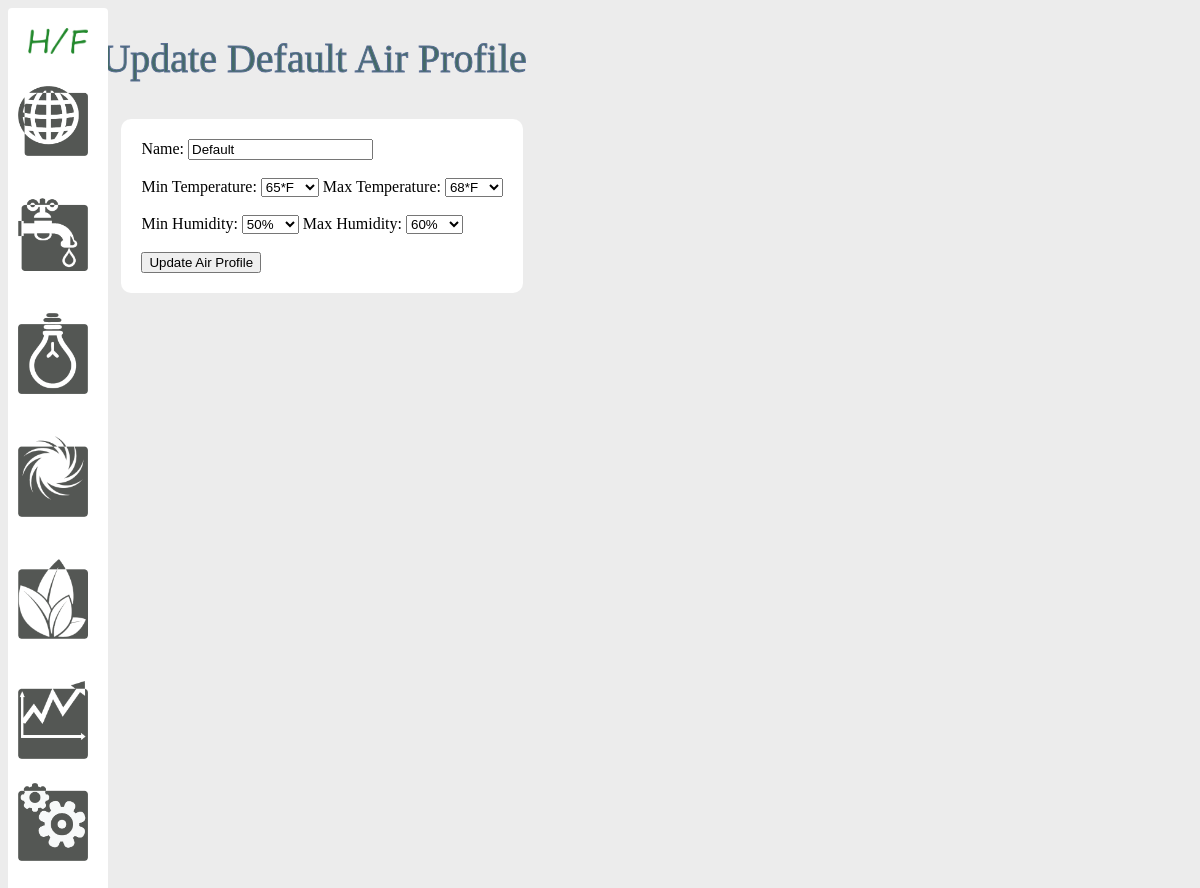
The app's page /update_air/1 with its own data.
### models.py (models this page shows)
class Air(db.Model):
    id = db.Column(db.Integer, primary_key=True)
    name = db.Column(db.String(50), nullable=False)
    min_temp = db.Column(db.Integer, default=60)
    max_temp = db.Column(db.Integer, default=80)
    min_humid = db.Column(db.Integer, default=50)
    max_humid = db.Column(db.Integer, default=60)
    enviros = db.relationship('Enviro', backref='air', lazy=True)

### views.py (the view)
@app.route('/update_air/<int:id>', methods=['POST', 'GET'])
def update_air_profile(id):
    air = Air.query.get_or_404(id)
    if request.method == 'POST':
        air.name = request.form['name']
        air.min_temp = request.form['min_temp']
        air.max_temp = request.form['max_temp']
        air.min_humid = request.form['min_humid']
        air.max_humid = request.form['max_humid']
        try:
            db.session.commit()
            return redirect('/air')
        except:
            return 'There was an issue updating the air profile'
    else:
        return render_template('air/update_air.html', air=air)

### templates/air/update_air.html
{% extends 'layout.html' %}
{% block body %}
    <h1>Update {{air.name}} Air Profile</h1>
    <div class = "form">
        <form action="/update_air/{{air.id}}" method="POST" id="enviro-form">
            <label>Name: </label>
            <input type="text" name="name" id="name" value="{{air.name}}">
            <br /><br />
            <label>Min Temperature: </label>
            <select name="min_temp" id="min_temp">
                {% for i in range(101) %}
                    <option value="{{i}}" {% if i == air.min_temp %} selected {% endif %}>{{i}}*F</option>
                {% endfor %}
            </select>
            <label>Max Temperature: </label>
            <select name="max_temp" id="max_temp">
                {% for i in range(101) %}
                    <option value="{{i}}" {% if i == air.max_temp %} selected {% endif %}>{{i}}*F</option>
                {% endfor %}
            </select>
            <br /><br />
            <label>Min Humidity: </label>
            <select name="min_humid" id="min_humid">
                {% for i in range(101) %}
                    <option value="{{i}}" {% if i == air.min_humid %} selected {% endif %}>{{i}}%</option>
                {% endfor %}
            </select>
            <label>Max Humidity: </label>
            <select name="max_humid" id="max_humid">
                {% for i in range(101) %}
                    <option value="{{i}}" {% if i == air.max_humid %} selected {% endif %}>{{i}}%</option>
                {% endfor %}
            </select>
            <br /><br />
            <input type="submit" value="Update Air Profile">
        </form>
    </div>
{% endblock %}

### static/css/main.css (style rules this page uses)
body { background: rgb(236,236,236); }
h1 { font-weight: normal; font-size: 2.5em; color: #436a67; -webkit-text-stroke-width: 1px; -webkit-text-stroke-color: rgb(92, 112, 149); }
.form { margin:20px; float:left; }
.form { background-color: #fff; padding:20px; border-radius: 10px; height: max-content; margin-top:10px; }

### records on screen
Air: name "Default", min_temp "65*F", max_temp "68*F", min_humid "50%", max_humid "60%"
